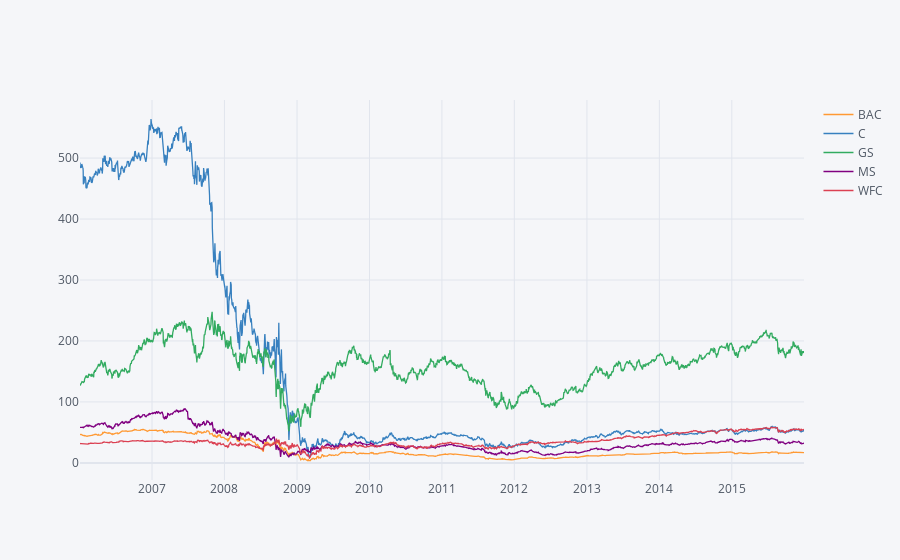

Notebook code cell kept with this figure:
### Code cell
bank_stocks.xs(key='Close',axis=1,level='Stock Info').iplot()

### Figure 1 — Plotly figure (JSON) as saved in the notebook; plotly's stock layout.template omitted (floating-point values rounded to 4 significant figures; data arrays with more than 128 entries replaced by an {"elided": "..."} marker saying what was removed)
{"data": [{"line": {"color": "rgba(255, 153, 51, 1.0)", "dash": "solid", "shape": "linear", "width": 1.3}, "mode": "lines", "name": "BAC", "text": "", "type": "scatter", "x": {"elided": "2517 str values"}, "y": {"elided": "2517 float values"}}, {"line": {"color": "rgba(55, 128, 191, 1.0)", "dash": "solid", "shape": "linear", "width": 1.3}, "mode": "lines", "name": "C", "text": "", "type": "scatter", "x": {"elided": "2517 str values"}, "y": {"elided": "2517 float values"}}, {"line": {"color": "rgba(50, 171, 96, 1.0)", "dash": "solid", "shape": "linear", "width": 1.3}, "mode": "lines", "name": "GS", "text": "", "type": "scatter", "x": {"elided": "2517 str values"}, "y": {"elided": "2517 float values"}}, {"line": {"color": "rgba(128, 0, 128, 1.0)", "dash": "solid", "shape": "linear", "width": 1.3}, "mode": "lines", "name": "MS", "text": "", "type": "scatter", "x": {"elided": "2517 str values"}, "y": {"elided": "2517 float values"}}, {"line": {"color": "rgba(219, 64, 82, 1.0)", "dash": "solid", "shape": "linear", "width": 1.3}, "mode": "lines", "name": "WFC", "text": "", "type": "scatter", "x": {"elided": "2517 str values"}, "y": {"elided": "2517 float values"}}], "layout": {"legend": {"bgcolor": "#F5F6F9", "font": {"color": "#4D5663"}}, "paper_bgcolor": "#F5F6F9", "plot_bgcolor": "#F5F6F9", "title": {"font": {"color": "#4D5663"}}, "xaxis": {"gridcolor": "#E1E5ED", "showgrid": true, "tickfont": {"color": "#4D5663"}, "title": {"font": {"color": "#4D5663"}, "text": ""}, "zerolinecolor": "#E1E5ED"}, "yaxis": {"gridcolor": "#E1E5ED", "showgrid": true, "tickfont": {"color": "#4D5663"}, "title": {"font": {"color": "#4D5663"}, "text": ""}, "zerolinecolor": "#E1E5ED"}}}
